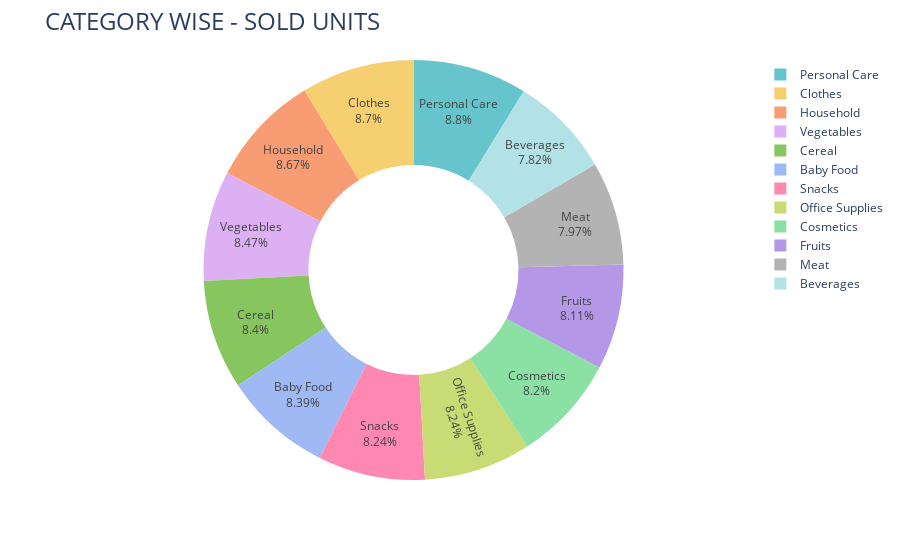

Here is the notebook cell this chart was saved with:
### Code cell
sales_by_cat = df.groupby("Item Type")["Units Sold"].sum().reset_index()
fig = px.pie(sales_by_cat , values = "Units Sold" , names = "Item Type",
            hole = 0.5 , color_discrete_sequence = px.colors.qualitative.Pastel)
fig.update_traces(textposition = "inside" , textinfo = "percent+label")
fig.update_layout(title_text = "CATEGORY WISE - SOLD UNITS" , title_font = dict(size=24))
fig.show()

### Figure 1 — Plotly figure (JSON) as saved in the notebook; plotly's stock layout.template omitted (floating-point values rounded to 4 significant figures)
{"data": [{"domain": {"x": [0, 1], "y": [0, 1]}, "hole": 0.5, "hovertemplate": "Item Type=%{label}<br>Units Sold=%{value}<extra></extra>", "labels": ["Baby Food", "Beverages", "Cereal", "Clothes", "Cosmetics", "Fruits", "Household", "Meat", "Office Supplies", "Personal Care", "Snacks", "Vegetables"], "legendgroup": "", "name": "", "showlegend": true, "textinfo": "percent+label", "textposition": "inside", "type": "pie", "values": [4197006, 3910436, 4203394, 4352350, 4103290, 4055921, 4336803, 3985390, 4120263, 4402827, 4122781, 4238098]}], "layout": {"autosize": true, "legend": {"tracegroupgap": 0}, "margin": {"t": 60}, "piecolorway": ["rgb(102, 197, 204)", "rgb(246, 207, 113)", "rgb(248, 156, 116)", "rgb(220, 176, 242)", "rgb(135, 197, 95)", "rgb(158, 185, 243)", "rgb(254, 136, 177)", "rgb(201, 219, 116)", "rgb(139, 224, 164)", "rgb(180, 151, 231)", "rgb(179, 179, 179)"], "title": {"font": {"size": 24}, "text": "CATEGORY WISE - SOLD UNITS"}}}
